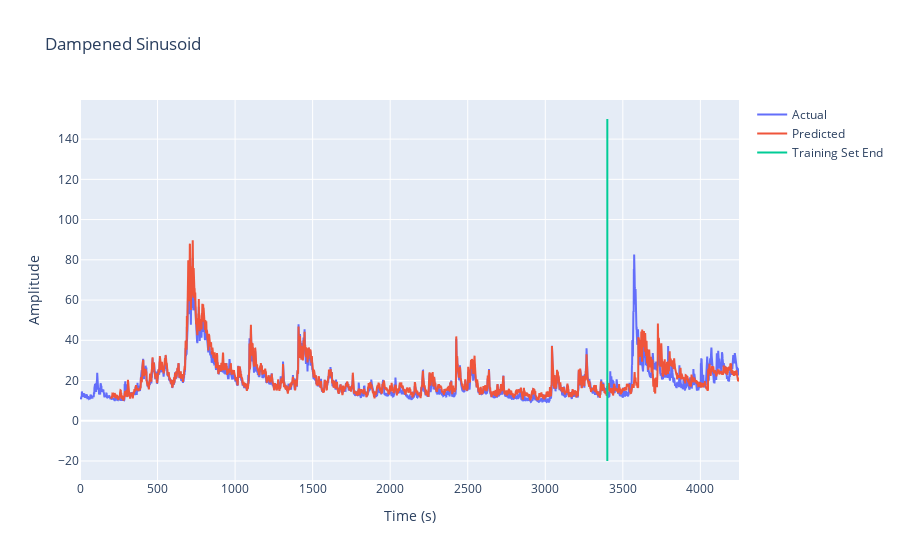

Notebook cell for this chart:
### Code cell
#Test the model on the entire data set and plot the results.
net.eval()
y_pred = []
for i in range(0, T - 200, 50):
    inputs=y_zscore[i:i+200]
    inputs = torch.tensor(inputs)
    outputs = net(inputs.float())
    y_pred.append(outputs.detach().numpy())

y_pred = np.array(y_pred)
y_pred = y_pred.reshape(T-200)
#Denormalize the prediction
y_pred = y_pred*np.std(y_train) + np.mean(y_train)


#plot with plotly with a line where the training set ends
import plotly.graph_objects as go
fig = go.Figure()
fig.add_trace(go.Scatter(x=t[0:T], y=y, mode='lines', name='Actual'))
fig.add_trace(go.Scatter(x=t[200:T], y=y_pred, mode='lines', name='Predicted'))
fig.add_trace(go.Scatter(x=[t[T_train], t[T_train]], y=[-20, 150], mode='lines', name='Training Set End'))
fig.update_layout(title='Dampened Sinusoid', xaxis_title='Time (s)', yaxis_title='Amplitude')
fig.show()

#Compute the total error on the test set.
error = 0
for i in range(T_train, T):
    error = error + (y[i] - y_pred[i-200])**2
error = error/T_test
print(error)

### Figure 1 — Plotly figure (JSON) as saved in the notebook; plotly's stock layout.template omitted (floating-point values rounded to 4 significant figures; data arrays with more than 128 entries replaced by an {"elided": "..."} marker saying what was removed)
{"data": [{"mode": "lines", "name": "Actual", "type": "scatter", "x": {"elided": "4250 int values"}, "y": {"elided": "4250 float values"}}, {"mode": "lines", "name": "Predicted", "type": "scatter", "x": {"elided": "4050 int values"}, "y": {"elided": "4050 float values"}}, {"mode": "lines", "name": "Training Set End", "type": "scatter", "x": [3400, 3400], "y": [-20, 150]}], "layout": {"title": {"text": "Dampened Sinusoid"}, "xaxis": {"title": {"text": "Time (s)"}}, "yaxis": {"title": {"text": "Amplitude"}}}}
